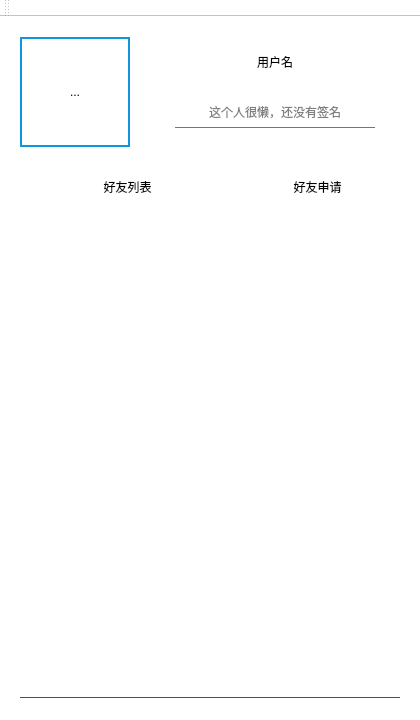
<?xml version="1.0" encoding="UTF-8"?>
<ui version="4.0">
 <class>MainWindow</class>
 <widget class="QMainWindow" name="MainWindow">
  <property name="geometry">
   <rect>
    <x>0</x>
    <y>0</y>
    <width>420</width>
    <height>720</height>
   </rect>
  </property>
  <property name="minimumSize">
   <size>
    <width>420</width>
    <height>720</height>
   </size>
  </property>
  <property name="maximumSize">
   <size>
    <width>420</width>
    <height>720</height>
   </size>
  </property>
  <property name="windowTitle">
   <string>MainWindow</string>
  </property>
  <property name="styleSheet">
   <string notr="true">background-color: rgb(255, 255, 255);</string>
  </property>
  <property name="toolButtonStyle">
   <enum>Qt::ToolButtonTextOnly</enum>
  </property>
  <widget class="QWidget" name="centralWidget">
   <widget class="QListWidget" name="listWidget">
    <property name="geometry">
     <rect>
      <x>0</x>
      <y>200</y>
      <width>420</width>
      <height>480</height>
     </rect>
    </property>
    <property name="styleSheet">
     <string notr="true">background:transparent;
border:0px ;
selection-background-color: darkgray;</string>
    </property>
    <property name="lineWidth">
     <number>1</number>
    </property>
   </widget>
   <widget class="QToolButton" name="requestList">
    <property name="geometry">
     <rect>
      <x>230</x>
      <y>150</y>
      <width>150</width>
      <height>40</height>
     </rect>
    </property>
    <property name="cursor">
     <cursorShape>PointingHandCursor</cursorShape>
    </property>
    <property name="mouseTracking">
     <bool>false</bool>
    </property>
    <property name="tabletTracking">
     <bool>false</bool>
    </property>
    <property name="styleSheet">
     <string notr="true">background:transparent;border-width:0;border-style:outset;
font: 200 10pt &quot;微软雅黑&quot;;
margin-left:-75px;
padding-left:100px;</string>
    </property>
    <property name="text">
     <string>好友申请</string>
    </property>
    <property name="icon">
     <iconset resource="mainwindow.qrc">
      <normaloff>:/mainwindowpic/blackaddfriend.png</normaloff>:/mainwindowpic/blackaddfriend.png</iconset>
    </property>
    <property name="iconSize">
     <size>
      <width>40</width>
      <height>40</height>
     </size>
    </property>
    <property name="toolButtonStyle">
     <enum>Qt::ToolButtonTextBesideIcon</enum>
    </property>
   </widget>
   <widget class="QToolButton" name="portraitBtn">
    <property name="geometry">
     <rect>
      <x>20</x>
      <y>20</y>
      <width>110</width>
      <height>110</height>
     </rect>
    </property>
    <property name="layoutDirection">
     <enum>Qt::LeftToRight</enum>
    </property>
    <property name="styleSheet">
     <string notr="true">border:2px solid ;
border-color:rgb(18,150,219);</string>
    </property>
    <property name="text">
     <string>...</string>
    </property>
    <property name="icon">
     <iconset resource="mainwindow.qrc">
      <normaloff>:/portrait/no10.jpg</normaloff>:/portrait/no10.jpg</iconset>
    </property>
    <property name="iconSize">
     <size>
      <width>110</width>
      <height>110</height>
     </size>
    </property>
    <property name="autoRepeatInterval">
     <number>100</number>
    </property>
   </widget>
   <widget class="QToolButton" name="FriendList">
    <property name="geometry">
     <rect>
      <x>40</x>
      <y>150</y>
      <width>150</width>
      <height>40</height>
     </rect>
    </property>
    <property name="cursor">
     <cursorShape>PointingHandCursor</cursorShape>
    </property>
    <property name="mouseTracking">
     <bool>false</bool>
    </property>
    <property name="tabletTracking">
     <bool>false</bool>
    </property>
    <property name="styleSheet">
     <string notr="true">background:transparent;border-width:0;border-style:outset;
font: 200 10pt &quot;微软雅黑&quot;;
margin-left:-75px;
padding-left:100px;</string>
    </property>
    <property name="text">
     <string>好友列表</string>
    </property>
    <property name="icon">
     <iconset resource="mainwindow.qrc">
      <normaloff>:/mainwindowpic/blackchat.png</normaloff>:/mainwindowpic/blackchat.png</iconset>
    </property>
    <property name="iconSize">
     <size>
      <width>40</width>
      <height>40</height>
     </size>
    </property>
    <property name="toolButtonStyle">
     <enum>Qt::ToolButtonTextBesideIcon</enum>
    </property>
   </widget>
   <widget class="QLabel" name="userNameLabel">
    <property name="geometry">
     <rect>
      <x>175</x>
      <y>20</y>
      <width>200</width>
      <height>51</height>
     </rect>
    </property>
    <property name="styleSheet">
     <string notr="true">background:transparent;
font: 1000 20pt &quot;微软雅黑&quot;;</string>
    </property>
    <property name="text">
     <string>&lt;html&gt;&lt;head/&gt;&lt;body&gt;&lt;p align=&quot;center&quot;&gt;用户名&lt;/p&gt;&lt;/body&gt;&lt;/html&gt;</string>
    </property>
    <property name="alignment">
     <set>Qt::AlignCenter</set>
    </property>
   </widget>
   <widget class="Line" name="line">
    <property name="geometry">
     <rect>
      <x>20</x>
      <y>680</y>
      <width>380</width>
      <height>3</height>
     </rect>
    </property>
    <property name="styleSheet">
     <string notr="true">background-color:rgb(18,150,219);
</string>
    </property>
    <property name="orientation">
     <enum>Qt::Horizontal</enum>
    </property>
   </widget>
   <widget class="QLineEdit" name="mottoEdit">
    <property name="geometry">
     <rect>
      <x>175</x>
      <y>80</y>
      <width>200</width>
      <height>31</height>
     </rect>
    </property>
    <property name="styleSheet">
     <string notr="true">background:transparent;
border-color:rgb(18,150,219);
border-style:solid;
border-bottom-width:0.5px;
font: 200 10pt &quot;微软雅黑&quot;;</string>
    </property>
    <property name="text">
     <string/>
    </property>
    <property name="alignment">
     <set>Qt::AlignCenter</set>
    </property>
    <property name="placeholderText">
     <string>这个人很懒，还没有签名</string>
    </property>
   </widget>
  </widget>
  <widget class="QToolBar" name="mainToolBar">
   <attribute name="toolBarArea">
    <enum>TopToolBarArea</enum>
   </attribute>
   <attribute name="toolBarBreak">
    <bool>false</bool>
   </attribute>
  </widget>
  <widget class="QStatusBar" name="statusBar"/>
 </widget>
 <layoutdefault spacing="6" margin="11"/>
 <resources>
  <include location="mainwindow.qrc"/>
 </resources>
 <connections/>
</ui>
